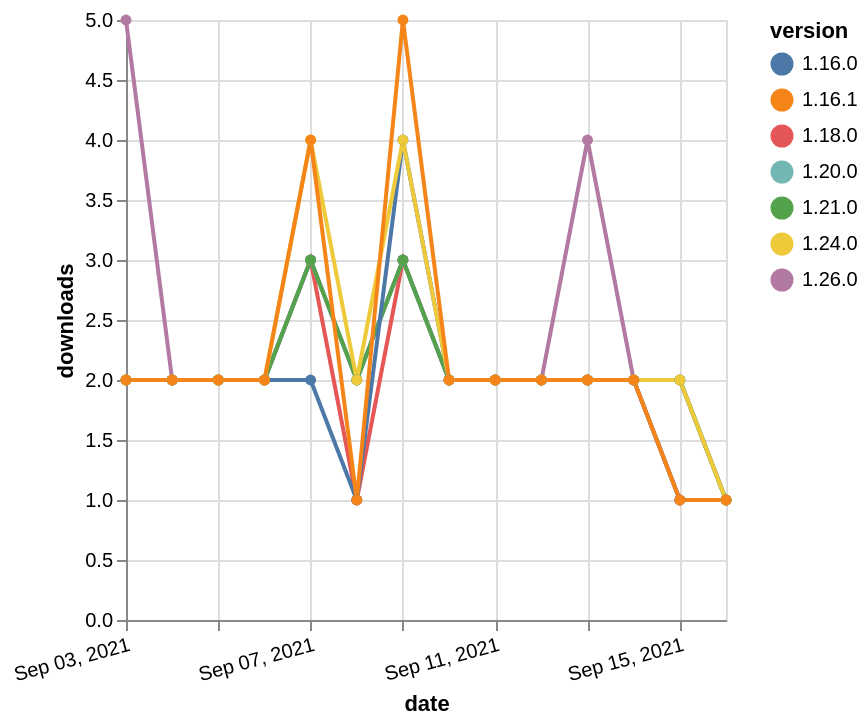

Describe this chart as a Vega-Lite specification.
### Vega-Lite specification from a JSON file in a GitHub repository (floating-point values rounded to 4 significant figures)
{"$schema": "https://vega.github.io/schema/vega-lite/v5.json", "description": "A simple bar chart with embedded data.", "data": {"values": [{"date": "2021-09-03", "total": 1620, "delta": 2, "version": "1.18.0"}, {"date": "2021-09-04", "total": 1622, "delta": 2, "version": "1.18.0"}, {"date": "2021-09-05", "total": 1624, "delta": 2, "version": "1.18.0"}, {"date": "2021-09-06", "total": 1626, "delta": 2, "version": "1.18.0"}, {"date": "2021-09-07", "total": 1629, "delta": 3, "version": "1.18.0"}, {"date": "2021-09-08", "total": 1630, "delta": 1, "version": "1.18.0"}, {"date": "2021-09-09", "total": 1633, "delta": 3, "version": "1.18.0"}, {"date": "2021-09-10", "total": 1635, "delta": 2, "version": "1.18.0"}, {"date": "2021-09-11", "total": 1637, "delta": 2, "version": "1.18.0"}, {"date": "2021-09-12", "total": 1639, "delta": 2, "version": "1.18.0"}, {"date": "2021-09-13", "total": 1641, "delta": 2, "version": "1.18.0"}, {"date": "2021-09-14", "total": 1643, "delta": 2, "version": "1.18.0"}, {"date": "2021-09-15", "total": 1644, "delta": 1, "version": "1.18.0"}, {"date": "2021-09-16", "total": 1645, "delta": 1, "version": "1.18.0"}, {"date": "2021-09-03", "total": 224, "delta": 5, "version": "1.26.0"}, {"date": "2021-09-04", "total": 226, "delta": 2, "version": "1.26.0"}, {"date": "2021-09-05", "total": 228, "delta": 2, "version": "1.26.0"}, {"date": "2021-09-06", "total": 230, "delta": 2, "version": "1.26.0"}, {"date": "2021-09-07", "total": 233, "delta": 3, "version": "1.26.0"}, {"date": "2021-09-08", "total": 235, "delta": 2, "version": "1.26.0"}, {"date": "2021-09-09", "total": 238, "delta": 3, "version": "1.26.0"}, {"date": "2021-09-10", "total": 240, "delta": 2, "version": "1.26.0"}, {"date": "2021-09-11", "total": 242, "delta": 2, "version": "1.26.0"}, {"date": "2021-09-12", "total": 244, "delta": 2, "version": "1.26.0"}, {"date": "2021-09-13", "total": 248, "delta": 4, "version": "1.26.0"}, {"date": "2021-09-14", "total": 250, "delta": 2, "version": "1.26.0"}, {"date": "2021-09-15", "total": 252, "delta": 2, "version": "1.26.0"}, {"date": "2021-09-16", "total": 253, "delta": 1, "version": "1.26.0"}, {"date": "2021-09-03", "total": 1461, "delta": 2, "version": "1.20.0"}, {"date": "2021-09-04", "total": 1463, "delta": 2, "version": "1.20.0"}, {"date": "2021-09-05", "total": 1465, "delta": 2, "version": "1.20.0"}, {"date": "2021-09-06", "total": 1467, "delta": 2, "version": "1.20.0"}, {"date": "2021-09-07", "total": 1470, "delta": 3, "version": "1.20.0"}, {"date": "2021-09-08", "total": 1472, "delta": 2, "version": "1.20.0"}, {"date": "2021-09-09", "total": 1475, "delta": 3, "version": "1.20.0"}, {"date": "2021-09-10", "total": 1477, "delta": 2, "version": "1.20.0"}, {"date": "2021-09-11", "total": 1479, "delta": 2, "version": "1.20.0"}, {"date": "2021-09-12", "total": 1481, "delta": 2, "version": "1.20.0"}, {"date": "2021-09-13", "total": 1483, "delta": 2, "version": "1.20.0"}, {"date": "2021-09-14", "total": 1485, "delta": 2, "version": "1.20.0"}, {"date": "2021-09-15", "total": 1487, "delta": 2, "version": "1.20.0"}, {"date": "2021-09-16", "total": 1488, "delta": 1, "version": "1.20.0"}, {"date": "2021-09-03", "total": 994, "delta": 2, "version": "1.21.0"}, {"date": "2021-09-04", "total": 996, "delta": 2, "version": "1.21.0"}, {"date": "2021-09-05", "total": 998, "delta": 2, "version": "1.21.0"}, {"date": "2021-09-06", "total": 1000, "delta": 2, "version": "1.21.0"}, {"date": "2021-09-07", "total": 1003, "delta": 3, "version": "1.21.0"}, {"date": "2021-09-08", "total": 1005, "delta": 2, "version": "1.21.0"}, {"date": "2021-09-09", "total": 1008, "delta": 3, "version": "1.21.0"}, {"date": "2021-09-10", "total": 1010, "delta": 2, "version": "1.21.0"}, {"date": "2021-09-11", "total": 1012, "delta": 2, "version": "1.21.0"}, {"date": "2021-09-12", "total": 1014, "delta": 2, "version": "1.21.0"}, {"date": "2021-09-13", "total": 1016, "delta": 2, "version": "1.21.0"}, {"date": "2021-09-14", "total": 1018, "delta": 2, "version": "1.21.0"}, {"date": "2021-09-15", "total": 1020, "delta": 2, "version": "1.21.0"}, {"date": "2021-09-16", "total": 1021, "delta": 1, "version": "1.21.0"}, {"date": "2021-09-03", "total": 1877, "delta": 2, "version": "1.16.0"}, {"date": "2021-09-04", "total": 1879, "delta": 2, "version": "1.16.0"}, {"date": "2021-09-05", "total": 1881, "delta": 2, "version": "1.16.0"}, {"date": "2021-09-06", "total": 1883, "delta": 2, "version": "1.16.0"}, {"date": "2021-09-07", "total": 1885, "delta": 2, "version": "1.16.0"}, {"date": "2021-09-08", "total": 1886, "delta": 1, "version": "1.16.0"}, {"date": "2021-09-09", "total": 1890, "delta": 4, "version": "1.16.0"}, {"date": "2021-09-10", "total": 1892, "delta": 2, "version": "1.16.0"}, {"date": "2021-09-11", "total": 1894, "delta": 2, "version": "1.16.0"}, {"date": "2021-09-12", "total": 1896, "delta": 2, "version": "1.16.0"}, {"date": "2021-09-13", "total": 1898, "delta": 2, "version": "1.16.0"}, {"date": "2021-09-14", "total": 1900, "delta": 2, "version": "1.16.0"}, {"date": "2021-09-15", "total": 1901, "delta": 1, "version": "1.16.0"}, {"date": "2021-09-16", "total": 1902, "delta": 1, "version": "1.16.0"}, {"date": "2021-09-03", "total": 696, "delta": 2, "version": "1.24.0"}, {"date": "2021-09-04", "total": 698, "delta": 2, "version": "1.24.0"}, {"date": "2021-09-05", "total": 700, "delta": 2, "version": "1.24.0"}, {"date": "2021-09-06", "total": 702, "delta": 2, "version": "1.24.0"}, {"date": "2021-09-07", "total": 706, "delta": 4, "version": "1.24.0"}, {"date": "2021-09-08", "total": 708, "delta": 2, "version": "1.24.0"}, {"date": "2021-09-09", "total": 712, "delta": 4, "version": "1.24.0"}, {"date": "2021-09-10", "total": 714, "delta": 2, "version": "1.24.0"}, {"date": "2021-09-11", "total": 716, "delta": 2, "version": "1.24.0"}, {"date": "2021-09-12", "total": 718, "delta": 2, "version": "1.24.0"}, {"date": "2021-09-13", "total": 720, "delta": 2, "version": "1.24.0"}, {"date": "2021-09-14", "total": 722, "delta": 2, "version": "1.24.0"}, {"date": "2021-09-15", "total": 724, "delta": 2, "version": "1.24.0"}, {"date": "2021-09-16", "total": 725, "delta": 1, "version": "1.24.0"}, {"date": "2021-09-03", "total": 2186, "delta": 2, "version": "1.16.1"}, {"date": "2021-09-04", "total": 2188, "delta": 2, "version": "1.16.1"}, {"date": "2021-09-05", "total": 2190, "delta": 2, "version": "1.16.1"}, {"date": "2021-09-06", "total": 2192, "delta": 2, "version": "1.16.1"}, {"date": "2021-09-07", "total": 2196, "delta": 4, "version": "1.16.1"}, {"date": "2021-09-08", "total": 2197, "delta": 1, "version": "1.16.1"}, {"date": "2021-09-09", "total": 2202, "delta": 5, "version": "1.16.1"}, {"date": "2021-09-10", "total": 2204, "delta": 2, "version": "1.16.1"}, {"date": "2021-09-11", "total": 2206, "delta": 2, "version": "1.16.1"}, {"date": "2021-09-12", "total": 2208, "delta": 2, "version": "1.16.1"}, {"date": "2021-09-13", "total": 2210, "delta": 2, "version": "1.16.1"}, {"date": "2021-09-14", "total": 2212, "delta": 2, "version": "1.16.1"}, {"date": "2021-09-15", "total": 2213, "delta": 1, "version": "1.16.1"}, {"date": "2021-09-16", "total": 2214, "delta": 1, "version": "1.16.1"}]}, "width": "container", "mark": {"type": "line", "point": {"filled": true}}, "encoding": {"x": {"field": "date", "type": "temporal", "timeUnit": "yearmonthdate", "title": "date", "axis": {"labelAngle": -15}}, "y": {"field": "delta", "type": "quantitative", "title": "downloads"}, "color": {"field": "version", "type": "nominal"}, "tooltip": {"field": "delta"}}}
